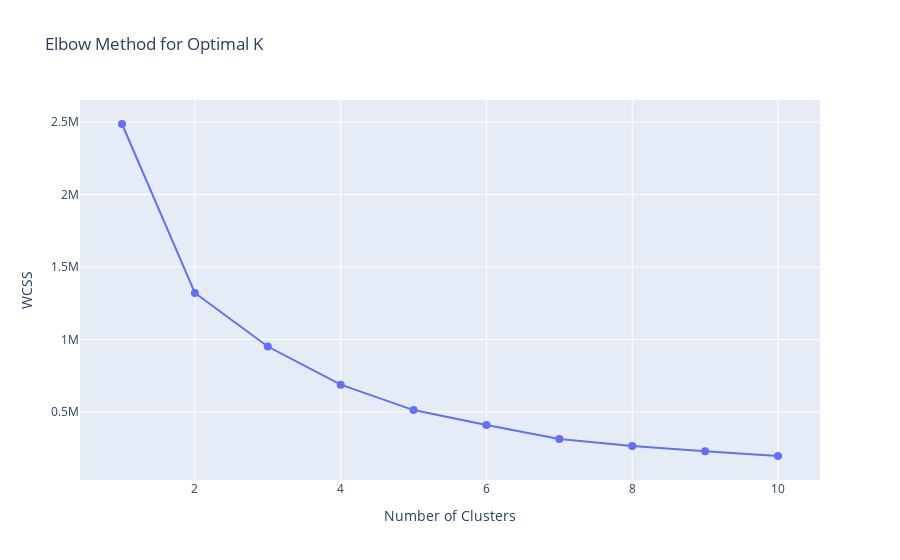

Write notebook code for a chart like this one.
### Markdown cell above
## Elbow Method Visualization

### Code cell
# # Plot Elbow Method
# plt.figure(figsize=(8, 5))
# plt.plot(K_range, wcss, marker='o', linestyle='--')
# plt.xlabel('Number of Clusters')
# plt.ylabel('WCSS')
# plt.title('Elbow Method for Optimal K')
# plt.show()

# Elbow Method Visualization (Interactive)
fig_elbow = px.line(
    x=list(K_range), 
    y=wcss, 
    markers=True, 
    title="Elbow Method for Optimal K",
    labels={"x": "Number of Clusters", "y": "WCSS"}
)
fig_elbow.update_traces(mode="markers+lines", marker=dict(size=8))
fig_elbow.show()

### Figure 1 — Plotly figure (JSON) as saved in the notebook; plotly's stock layout.template omitted (floating-point values rounded to 4 significant figures)
{"data": [{"hovertemplate": "Number of Clusters=%{x}<br>WCSS=%{y}<extra></extra>", "legendgroup": "", "line": {"color": "#636efa", "dash": "solid"}, "marker": {"size": 8, "symbol": "circle"}, "mode": "markers+lines", "name": "", "orientation": "v", "showlegend": false, "type": "scatter", "x": [1, 2, 3, 4, 5, 6, 7, 8, 9, 10], "xaxis": "x", "y": [2487000.0, 1321000.0, 951200.0, 687600.0, 512300.0, 409300.0, 313500.0, 263900.0, 227300.0, 195400.0], "yaxis": "y"}], "layout": {"legend": {"tracegroupgap": 0}, "title": {"text": "Elbow Method for Optimal K"}, "xaxis": {"anchor": "y", "domain": [0, 1], "title": {"text": "Number of Clusters"}}, "yaxis": {"anchor": "x", "domain": [0, 1], "title": {"text": "WCSS"}}}}
